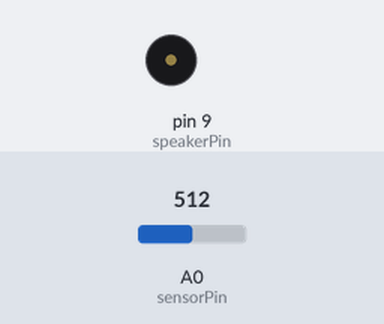
Bench run of a sketch on a simulated Arduino Uno, built with avr-gcc and run on an emulated ATmega328P. Shown: buzzer (waves = sounding, pin HIGH). The inputs (shaded band) are chosen by the test bench; at power-on: A0 (sensorPin) = 512.

Above: at 1.9 s.
2.0 s: A0 (sensorPin) set to 306
At 2.4 s:
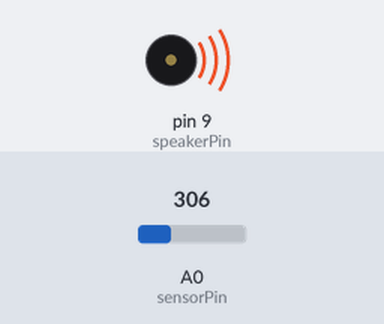
5.5 s: A0 (sensorPin) set to 122
At 7.2 s:
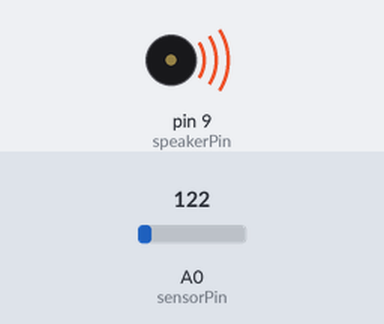
Timing chart, 0 to 8.7 s (numbered marks = the images above; inputs shaded):
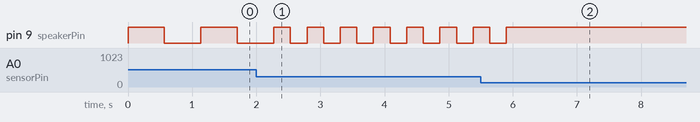

The sketch:

ch1r6B.pde
```cpp
const int speakerPin =  9;  // Speaker connected to digital pin 9
const int sensorPin = 0;    // connect sensor to analog input 0

// the next two lines set the min and max delay between blinks
const int minDuration = 100;  // minimum wait between blinks
const int maxDuration = 1000;  // maximum wait between blinks


void setup()
{
  pinMode(speakerPin, OUTPUT);  // enable output on the pin
}

void loop()
{
  int rate = analogRead(sensorPin);    // read the analog input
  // the next line scales the pulse rate between the min and max values
  rate = map(rate, 200,800,minDuration, maxDuration); // convert to pulse rate
  digitalWrite(speakerPin, HIGH);   // turn pin on to move the speaker cone
  delay(rate);                      // wait duration dependent on light level
  digitalWrite(speakerPin, LOW);    // turn the pin off
  delay(rate);
}
```

Measured:
- after the input at 2.0 s, pin 9 (speakerPin): alternates HIGH for 0.26 s and LOW for 0.26 s, starting after 0.53 s
- after the input at 5.5 s, pin 9 (speakerPin): goes on until 5.9 s, then stays HIGH
- by itself, pin 9 (speakerPin): alternates HIGH for 0.57 s and LOW for 0.57 s
